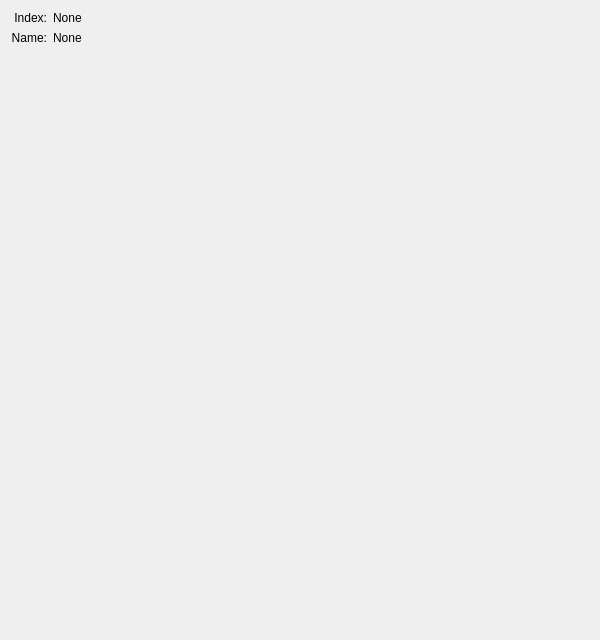
<?xml version="1.0" encoding="UTF-8"?>
<ui version="4.0">
 <class>PageBuffer</class>
 <widget class="QWidget" name="PageBuffer">
  <property name="geometry">
   <rect>
    <x>0</x>
    <y>0</y>
    <width>600</width>
    <height>640</height>
   </rect>
  </property>
  <property name="windowTitle">
   <string>Form</string>
  </property>
  <layout class="QGridLayout" name="gridLayout">
   <item row="0" column="0">
    <widget class="QLabel" name="indexLabel">
     <property name="text">
      <string>Index:</string>
     </property>
     <property name="alignment">
      <set>Qt::AlignRight|Qt::AlignTop|Qt::AlignTrailing</set>
     </property>
    </widget>
   </item>
   <item row="0" column="1">
    <widget class="QLabel" name="index">
     <property name="text">
      <string>None</string>
     </property>
    </widget>
   </item>
   <item row="1" column="0">
    <widget class="QLabel" name="nameLabel">
     <property name="text">
      <string>Name:</string>
     </property>
     <property name="alignment">
      <set>Qt::AlignRight|Qt::AlignTop|Qt::AlignTrailing</set>
     </property>
    </widget>
   </item>
   <item row="1" column="1">
    <widget class="QLabel" name="name">
     <property name="sizePolicy">
      <sizepolicy hsizetype="Expanding" vsizetype="Minimum">
       <horstretch>0</horstretch>
       <verstretch>0</verstretch>
      </sizepolicy>
     </property>
     <property name="text">
      <string>None</string>
     </property>
     <property name="wordWrap">
      <bool>true</bool>
     </property>
    </widget>
   </item>
   <item row="2" column="0" colspan="2">
    <widget class="QHexEdit" name="data" native="true">
     <property name="sizePolicy">
      <sizepolicy hsizetype="Preferred" vsizetype="Preferred">
       <horstretch>0</horstretch>
       <verstretch>1</verstretch>
      </sizepolicy>
     </property>
    </widget>
   </item>
  </layout>
 </widget>
 <customwidgets>
  <customwidget>
   <class>QHexEdit</class>
   <extends>QWidget</extends>
   <header>qhexedit2/src/qhexedit.h</header>
   <container>1</container>
  </customwidget>
 </customwidgets>
 <resources/>
 <connections/>
</ui>
